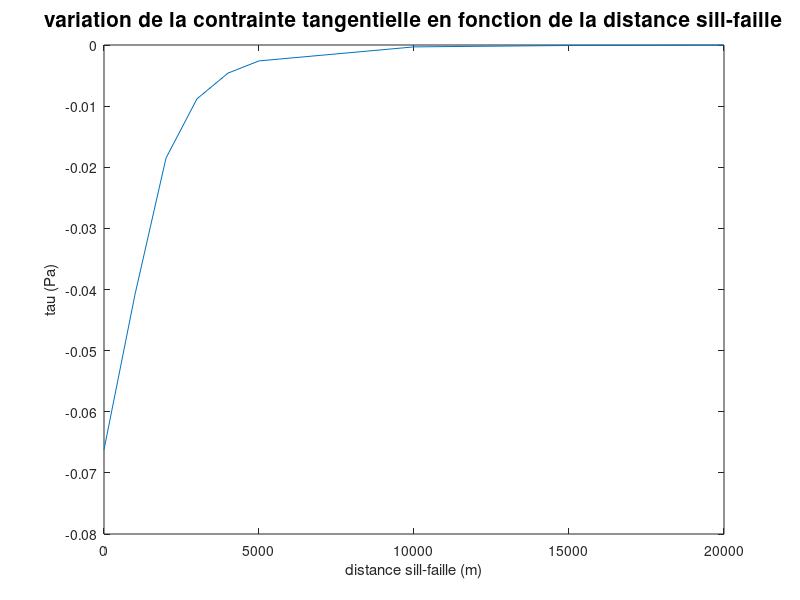

Recreate this plot in MATLAB.
dfs=[0,1000,2000,3000,4000,5000,10000,15000,20000];
dsn=[0.0422,0.0463,0.0307,0.0204,0.0143,0.0105,0.0035,0.0017,0.0010];
tau=[-0.0662,-0.0408,-0.0185,-0.0088,-0.0046,-0.0026,-3.0740e-04,-7.7977e-05,-2.8039e-05];

plot(dfs,dsn)
xlabel('distance sill-faille (m)')
ylabel('sigma_n (Pa)')
title('variation de la contrainte normale en fonction de la distance sill-faille','fontsize',15)

plot(dfs,tau)
xlabel('distance sill-faille (m)')
ylabel('tau (Pa)')
title('variation de la contrainte tangentielle en fonction de la distance sill-faille','fontsize',15)